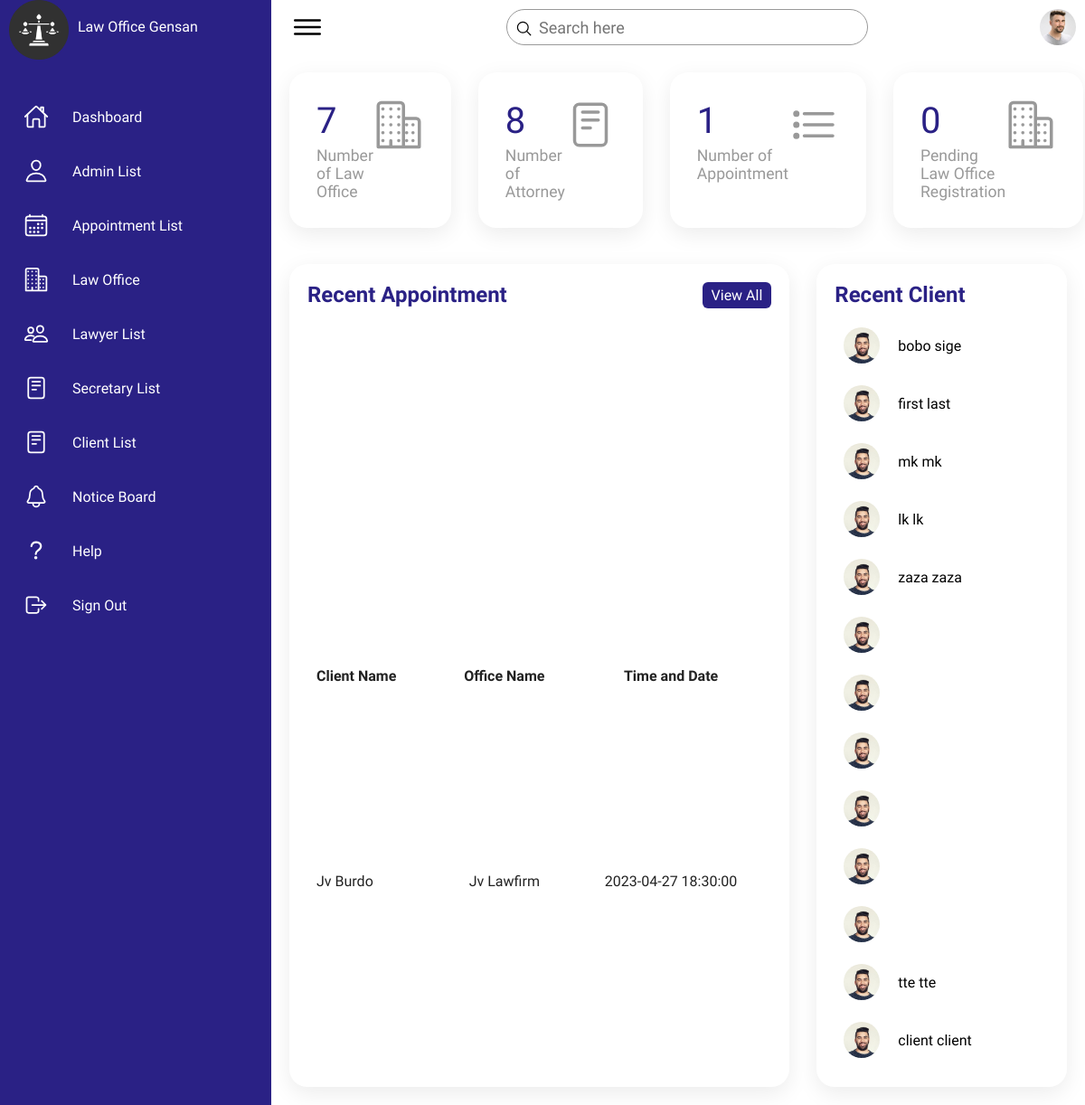
Screenshot of /Dashboard.php with the database file from the repository.
### tables this page shows
CREATE TABLE `tbl_appointment` (
  `appointment_id` int(11) NOT NULL,
  `user_id` int(11) NOT NULL,
  `office_id` int(11) NOT NULL,
  `appointment_timendate` datetime NOT NULL,
  `appointment_status` int(11) NOT NULL
);

CREATE TABLE `tbl_userinfo` (
  `userinfo_id` int(11) NOT NULL,
  `firstName` varchar(244) NOT NULL,
  `middlename` varchar(244) NOT NULL,
  `lastName` varchar(244) NOT NULL,
  `gender` varchar(244) NOT NULL,
  `user_status` int(11) NOT NULL
);

CREATE TABLE `tbl_officeinfo` (
  `office_id` int(11) NOT NULL,
  `office_name` varchar(244) NOT NULL,
  `office_email` varchar(244) NOT NULL,
  `office_status` int(11) NOT NULL
);

### Dashboard.php (the view, shortened to what this page needs)
<!DOCTYPE html>
<html lang="en">
<head>
    <link rel="stylesheet" href="assets/css/style.css">
</head>
<body>
    <div class="container">
        <div class="navigation">
            <ul>
                <li>
                    <a href="#">
                        <span class="icon">
                            <img src="assets/imgs/justice-scale.png" alt="" style="width: 66px; height: 66px;" >
                        </span>
                        <span class="title">Law Office Gensan</span>
                    </a>
                </li>
                <li>
                    <a href="Dashboard.php">
                        <span class="icon">
                            <ion-icon name="home-outline"></ion-icon>
                        </span>
                        <span class="title">Dashboard</span>
                    </a>
                </li>
                <li>
                    <a href="adminlist.php">
                        <span class="icon">
                            <ion-icon name="person-outline"></ion-icon>
                        </span>
                        <span class="title">Admin List</span>
                    </a>
                </li>
                <li>
                    <a href="appointmentlist.php">
                        <span class="icon">
                            <ion-icon name="calendar-outline"></ion-icon>
                        </span>
                        <span class="title">Appointment List</span>
                    </a>
                </li>
                <li>
                    <a href="Law_ofiice.php">
                        <span class="icon">
                            <ion-icon name="business-outline"></ion-icon>
                        </span>
                        <span class="title">Law Office</span>
                    </a>
                </li>
                <li>
                    <a href="Lawyer.php">
                        <span class="icon">
                            <ion-icon name="people-outline"></ion-icon>
                        </span>
                        <span class="title">Lawyer List</span>
                    </a>
                </li>
                <li>
                    <a href="secretarylist.php">
                        <span class="icon">
                            <ion-icon name="reader-outline"></ion-icon>
                        </span>
                        <span class="title">Secretary List</span>
                    </a>
                </li>
                <li>
                    <a href="clientlist.php">
                        <span class="icon">
                            <ion-icon name="reader-outline"></ion-icon>
                        </span>
                        <span class="title">Client List</span>
                    </a>
                </li>
                <li>
                    <a href="noticeboard.php">
                        <span class="icon">
                            <ion-icon name="notifications-outline"></ion-icon>
                        </span>
                        <span class="title">Notice Board</span>
                    </a>
                </li>
                <li>
                    <a href="#">
                        <span class="icon">
                            <ion-icon name="help-outline"></ion-icon>
                        </span>
                        <span class="title">Help</span>
                    </a>
                </li>
                <li>
                    <a href="?logout" onclick="logout(event)">
                         <span class="icon">
                             <ion-icon name="log-out-outline"></ion-icon>
                        </span>
                        <span class="title">Sign Out</span>
                    </a>
                </li>
            </ul>
        </div>
        <div class="main">
            <div class="topbar">
                <div class="toggle">
                    <ion-icon name="menu-outline"></ion-icon>
                </div>
                <div class="search">
                    <label>
                        <input type="text" placeholder="Search here">
                        <ion-icon name="search-outline"></ion-icon>
                    </label>
                </div>
                <div class="user">
                    <img src="assets/imgs/customer01.jpg" alt="">
                </div>
            </div>
            <div class="cardBox">
                <div class="card">
                <?php
                include "dbconn.php";
                $sql = "SELECT COUNT(*) as count FROM tbl_officeinfo WHERE office_status = 1";
                $result = mysqli_query($conn, $sql);
                $row = mysqli_fetch_assoc($result);
                echo '<div>';
                echo '<div class="numbers">' . $row['count'] . '</div>';
                echo '<div class="cardName">Number of Law Office</div>';
                echo '</div>';
                ?>
                    <div class="iconBx">
                        <ion-icon name="business-outline"></ion-icon>
                    </div>
                </div>
                <div class="card">
                <?php
                include "dbconn.php";
                $sql = "SELECT COUNT(*) as count FROM tbl_usertype WHERE user_type = 'lawyer'";
                $result = mysqli_query($conn, $sql);
                $row = mysqli_fetch_assoc($result);
                echo '<div>';
                echo '<div class="numbers">' . $row['count'] . '</div>';
                echo '<div class="cardName">Number of Attorney</div>';
                echo '</div>';
                ?>
                    <div class="iconBx">
                        <ion-icon name="reader-outline"></ion-icon>
                    </div>
                </div>
                <div class="card">
                <?php
                include "dbconn.php";
                $sql = "SELECT COUNT(*) as count FROM tbl_appointment";
                $result = mysqli_query($conn, $sql);
                $row = mysqli_fetch_assoc($result);
                echo '<div>';
                echo '<div class="numbers">' . $row['count'] . '</div>';
                echo '<div class="cardName">Number of Appointment</div>';
                echo '</div>';
                ?>
                    <div class="iconBx">
                        <ion-icon name="list-outline"></ion-icon>
                    </div>
                </div>
                <div class="card">
                <?php
                include "dbconn.php";
                $sql = "SELECT COUNT(*) as count FROM tbl_officeinfo WHERE office_status = 0";
                $result = mysqli_query($conn, $sql);
                $row = mysqli_fetch_assoc($result);
                echo '<div>';
                echo '<div class="numbers">' . $row['count'] . '</div>';
                echo '<div class="cardName">Pending Law Office Registration</div>';
                echo '</div>';
                ?>
                    <div class="iconBx">
                        <ion-icon name="business-outline"></ion-icon>
                    </div>
                </div>
            </div>
            <div class="details">
                <div class="Appointment">
                    <div class="cardHeader">
                        <h2>Recent Appointment</h2>
                        <a href="appointmentlist.php" class="btn">View All</a>
                    </div>
                    <table>
                        <thead>
                            <tr>
                                <td>Client Name</td>
                                <td>Office Name</td>
                                <td>Time and Date</td>
                            </tr>
                        </thead>
                        <tbody>
                          <?php
                            include "dbconn.php";
                            $sql = "SELECT tbl_appointment.appointment_id, tbl_userinfo.firstName, tbl_userinfo.lastName, tbl_officeinfo.office_name, tbl_appointment.appointment_timendate
                            FROM tbl_appointment
                            JOIN tbl_userinfo ON tbl_appointment.appointment_id = tbl_userinfo.userinfo_id
                            JOIN tbl_officeinfo ON tbl_appointment.appointment_id = tbl_officeinfo.office_id";
                            $result = mysqli_query($conn, $sql);
                            while($row = mysqli_fetch_assoc($result)) {
                            ?>
                            <tr>
                            <td><?php echo $row['firstName'] . ' ' . $row['lastName']?></td>
                            <td><?php echo $row['office_name']?></td>
                            <td><?php echo $row['appointment_timendate']?></td>
                            </tr>
                            <?php
                          }
                          ?>
                        </tbody>
                    </table>
                </div>
                <div class="recentClients">
                    <div class="cardHeader">
                        <h2>Recent Client</h2>
                    </div>
                    <table>
                        <?php
                        include "dbconn.php";
                        $sql = "SELECT tbl_userinfo.userinfo_id, tbl_userinfo.firstName, tbl_userinfo.lastName, tbl_contactinfo.address, tbl_contactinfo.phoneNum, tbl_usertype.user_type, tbl_cred.email
                        FROM tbl_userinfo
                        JOIN tbl_usertype ON tbl_userinfo.userinfo_id = tbl_usertype.user_id
                        JOIN tbl_cred ON tbl_userinfo.userinfo_id = tbl_cred.user_id
                        JOIN tbl_contactinfo ON tbl_userinfo.userinfo_id = tbl_contactinfo.user_id
                        WHERE tbl_usertype.user_type = 'client'";
                        $result = mysqli_query($conn, $sql);
                        while($row = mysqli_fetch_assoc($result))
                                {
                                ?>
                                <td width="60px">
                                <div class="imgBx"><img src="assets/imgs/customer02.jpg" alt=""></div>
                            </td>
                                 <td><?php echo $row['firstName'] . ' ' . $row['lastName']; ?></td>
                                <?php
                                }
                                 ?>
                    </table>
                </div>
            </div>
        </div>
    </div>
</body>
</html>

### assets/css/style.css (style rules this page uses)
* { font-family: "Ubuntu", sans-serif; margin: 0; padding: 0; box-sizing: border-box; }
:root { --blue: #2a2185; --white: #fff; --gray: #f5f5f5; --black1: #222; --black2: #999; }
body { min-height: 100vh; overflow-x: hidden; }
.container { position: relative; width: 100%; }
.navigation { position: fixed; width: 300px; height: 100%; background: var(--blue); border-left: 10px solid var(--blue); transition: 0.5s; overflow: hidden; }
.navigation ul { position: absolute; top: 0; left: 0; width: 100%; }
.navigation ul li { position: relative; width: 100%; list-style: none; border-top-left-radius: 30px; border-bottom-left-radius: 30px; }
.navigation ul li:nth-child(1) { margin-bottom: 40px; pointer-events: none; }
.navigation ul li a { position: relative; display: block; width: 100%; display: flex; text-decoration: none; color: var(--white); }
.navigation ul li a .icon { position: relative; display: block; min-width: 60px; height: 60px; line-height: 75px; text-align: center; }
.navigation ul li a .icon ion-icon { font-size: 1.75rem; }
.navigation ul li a .title { position: relative; display: block; padding: 0 10px; height: 60px; line-height: 60px; text-align: start; white-space: nowrap; }
.main { position: absolute; width: calc(100% - 300px); left: 300px; min-height: 100vh; background: var(--white); transition: 0.5s; }
.topbar { width: 100%; height: 60px; display: flex; justify-content: space-between; align-items: center; padding: 0 10px; }
.toggle { position: relative; width: 60px; height: 60px; display: flex; justify-content: center; align-items: center; font-size: 2.5rem; cursor: pointer; }
.search { position: relative; width: 400px; margin: 0 10px; }
.search label { position: relative; width: 100%; }
.search label input { width: 100%; height: 40px; border-radius: 40px; padding: 5px 20px; padding-left: 35px; font-size: 18px; outline: none; border: 1px solid var(--black2); }
.search label ion-icon { position: absolute; top: 0; left: 10px; font-size: 1.2rem; }
.user { position: relative; width: 40px; height: 40px; border-radius: 50%; overflow: hidden; cursor: pointer; }
.user img { position: absolute; top: 0; left: 0; width: 100%; height: 100%; object-fit: cover; }
.cardBox { position: relative; width: 100%; padding: 20px; display: grid; grid-template-columns: repeat(4, 1fr); grid-gap: 30px; }
.cardBox .card { position: relative; background: var(--white); padding: 30px; border-radius: 20px; display: flex; justify-content: space-between; cursor: pointer; box-shadow: 0 7px 25px rgba(0, 0, 0, 0.08); }
.cardBox .card .numbers { position: relative; font-weight: 500; font-size: 2.5rem; color: var(--blue); }
.cardBox .card .cardName { color: var(--black2); font-size: 1.1rem; margin-top: 5px; }
.cardBox .card .iconBx { font-size: 3.5rem; color: var(--black2); }
.details { position: relative; width: 100%; padding: 20px; display: grid; grid-template-columns: 2fr 1fr; grid-gap: 30px; }
.details .Appointment { position: relative; display: grid; min-height: 500px; background: var(--white); padding: 20px; box-shadow: 0 7px 25px rgba(0, 0, 0, 0.08); border-radius: 20px; }
.details .cardHeader { display: flex; justify-content: space-between; align-items: flex-start; }
.cardHeader h2 { font-weight: 600; color: var(--blue); }
.cardHeader .btn { position: relative; padding: 5px 10px; background: var(--blue); text-decoration: none; color: var(--white); border-radius: 6px; }
.details table { width: 100%; border-collapse: collapse; margin-top: 10px; }
.details table thead td { font-weight: 600; }
.details .Appointment table tr { color: var(--black1); border-bottom: 1px solid rgba(0, 0, 0, 0.1); }
.details .Appointment table tr:last-child { border-bottom: none; }
.details .Appointment table tr td { padding: 10px; }
.details .Appointment table tr td:last-child { text-align: center; }
.details .Appointment table tr td:nth-child(2) { text-align: center; }
.details .Appointment table tr td:nth-child(3) { text-align: center; }
.recentClients { position: relative; display: grid; min-height: 500px; padding: 20px; background: var(--white); box-shadow: 0 7px 25px rgba(0, 0, 0, 0.08); border-radius: 20px; }
.recentClients .imgBx { position: relative; width: 40px; height: 40px; border-radius: 50px; overflow: hidden; }
.recentClients .imgBx img { position: absolute; top: 0; left: 0; width: 100%; height: 100%; object-fit: cover; }
.recentClients table tr td { padding: 12px 10px; }

### rows the page displays
tbl_appointment: user.firstName "Jv", user.lastName "Burdo", office.office_name "Jv Lawfirm", appointment_timendate "2023-04-27 18:30:00"
tbl_userinfo: firstName "bobo", lastName "sige"
tbl_userinfo: firstName "first", lastName "last"
tbl_userinfo: firstName "mk", lastName "mk"
tbl_userinfo: firstName "lk", lastName "lk"
tbl_userinfo: firstName "zaza", lastName "zaza"
tbl_userinfo: firstName "tte", lastName "tte"
tbl_userinfo: firstName "client", lastName "client"

### other values shown
$row['count'] "7"
$row['count'] "8"
$row['count'] "1"
$row['count'] "0"
